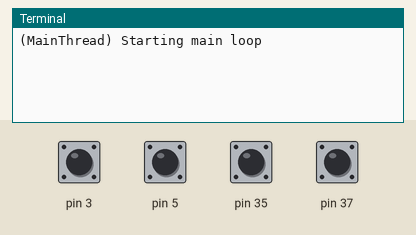
Simulated run of this program. Board: Raspberry Pi (header pin numbers). Parts: the last lines printed to the terminal. The inputs (shaded band) are chosen by the test bench; at power-on: pin 3, pin 5, pin 35, pin 37 HIGH. Threads take turns every 2 ms; the clock reads 2024-03-15 10:24:30 at power-on unless the program sets it.

Above: at 1.2 s.
1.3 s: pin 3 pulled LOW for 0.15 s
At 1.8 s:
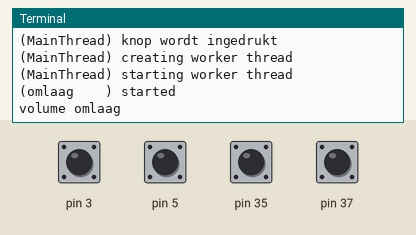
At 6.8 s:
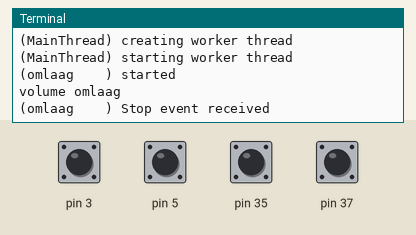

Measured:
- after the input at 1.3 s, the terminal: prints a new line at once (image 1)

The program:

player_control.py
```python
#!/usr/bin/python

import RPi.GPIO as GPIO
import time
# from mpd import MPDClient
# import alsaaudio
import threading
import logging

logging.basicConfig(level=logging.DEBUG,
                            format='(%(threadName)-10s) %(message)s',
                                                )

# mixer = alsaaudio.Mixer(control = 'PCM')
#
# client = MPDClient()
# client.timeout = 10
# client.connect ('localhost', 6600)

GPIO.setmode(GPIO.BOARD)
GPIO.setup(3, GPIO.IN)
GPIO.setup(5, GPIO.IN)
GPIO.setup(35, GPIO.IN, pull_up_down=GPIO.PUD_UP)
GPIO.setup(37, GPIO.IN, pull_up_down=GPIO.PUD_UP)

GPIO.add_event_detect(3, GPIO.FALLING, bouncetime=200)
GPIO.add_event_detect(5, GPIO.FALLING, bouncetime=200)
GPIO.add_event_detect(35, GPIO.FALLING, bouncetime=200)
GPIO.add_event_detect(37, GPIO.FALLING, bouncetime=200)

def omlaag(stopEvent):
    logging.debug('started')
    while True:
        print "volume omlaag"
        time.sleep(5)
        if stopEvent.isSet():
            logging.debug('Stop event received')
            return


logging.debug('Starting main loop')
while True:
    if GPIO.event_detected(3) :
        logging.debug('knop wordt ingedrukt')
        logging.debug('creating worker thread')
        stop = threading.Event()
        down = threading.Thread(name='omlaag', target=omlaag, args=(stop,))
        logging.debug('starting worker thread')
        down.start()
        GPIO.wait_for_edge(3, GPIO.RISING, bouncetime=200)
        stop.set()
        down.join()
        GPIO.remove_event_detect(3)
        GPIO.add_event_detect(3, GPIO.FALLING, bouncetime=200)
```
